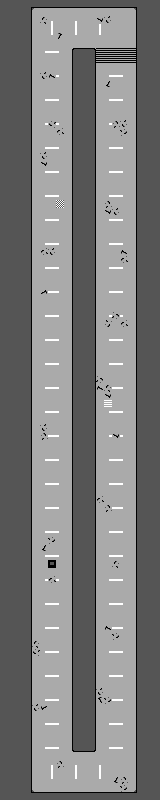

This game map was drawn from its Tiled (.tmx) file and the tilesets committed beside it. A one-line description and the trimmed map source follow:
An orthogonal 20x100 tile map with 8x8 px tiles, 1 tile layer (Track) and 32 objects (2x car).

<map version="1.10" tiledversion="1.12.1" orientation="orthogonal" renderorder="right-down" width="20" height="100" tilewidth="8" tileheight="8" infinite="0" nextlayerid="7" nextobjectid="20">
 <properties>
  <property name="lap_count" type="int" value="3" />
  <property name="map_type" value="race" />
 </properties>
 <tileset firstgid="1" source="track.tsx" />
 <layer id="1" name="Track" width="20" height="100">
  <data>[2000 cells, 2000 non-empty, 14 distinct tile ids]</data>
 </layer>
 <objectgroup id="2" name="start">
  <object id="1" x="96" y="16">
   <properties>
    <property name="direction" value="S" />
   </properties>
   <point />
  </object>
 </objectgroup>
 <objectgroup id="3" name="finish">
  <object id="2" x="96" y="48" width="40" height="16">
   <properties>
    <property name="direction" value="S" />
   </properties>
  </object>
 </objectgroup>
 <objectgroup id="4" name="checkpoints">
  <object id="3" x="96" y="400" width="40" height="8">
   <properties>
    <property name="direction" value="S" />
    <property name="index" type="int" value="0" />
   </properties>
  </object>
  <object id="18" x="80" y="752" width="8" height="40">
   <properties>
    <property name="direction" value="W" />
    <property name="index" type="int" value="1" />
   </properties>
  </object>
  <object id="4" x="32" y="400" width="40" height="8">
   <properties>
    <property name="direction" value="N" />
    <property name="index" type="int" value="2" />
   </properties>
  </object>
  <object id="19" x="80" y="0" width="8" height="48">
   <properties>
    <property name="direction" value="E" />
    <property name="index" type="int" value="3" />
   </properties>
  </object>
 </objectgroup>
 <objectgroup id="5" name="enemies">
  <object id="5" name="car" x="112" y="16" />
  <object id="20" name="car" x="112" y="32" />
 </objectgroup>
 <objectgroup id="6" name="racer_waypoints_0">
  <object id="6" x="120" y="40">
   <point />
  </object>
  <object id="7" x="104" y="160">
   <point />
  </object>
  <object id="8" x="104" y="320">
   <point />
  </object>
  <object id="9" x="120" y="480">
   <point />
  </object>
  <object id="10" x="120" y="640">
   <point />
  </object>
  <object id="11" x="120" y="768">
   <point />
  </object>
  <object id="12" x="48" y="776">
   <point />
  </object>
  <object id="13" x="48" y="640">
   <point />
  </object>
  <object id="14" x="48" y="480">
   <point />
  </object>
  <object id="15" x="48" y="320">
   <point />
  </object>
  <object id="16" x="40" y="160">
   <point />
  </object>
  <object id="17" x="48" y="24">
   <point />
  </object>
 </objectgroup>
 <objectgroup id="7" name="racer_waypoints_1">
  <object id="21" x="120" y="40">
   <point />
  </object>
  <object id="22" x="104" y="160">
   <point />
  </object>
  <object id="23" x="104" y="320">
   <point />
  </object>
  <object id="24" x="120" y="480">
   <point />
  </object>
  <object id="25" x="120" y="640">
   <point />
  </object>
  <object id="26" x="120" y="768">
   <point />
  </object>
  <object id="27" x="48" y="776">
   <point />
  </object>
  <object id="28" x="48" y="640">
   <point />
  </object>
  <object id="29" x="48" y="480">
   <point />
  </object>
  <object id="30" x="48" y="320">
   <point />
  </object>
  <object id="31" x="40" y="160">
   <point />
  </object>
  <object id="32" x="48" y="24">
   <point />
  </object>
 </objectgroup>
</map>
